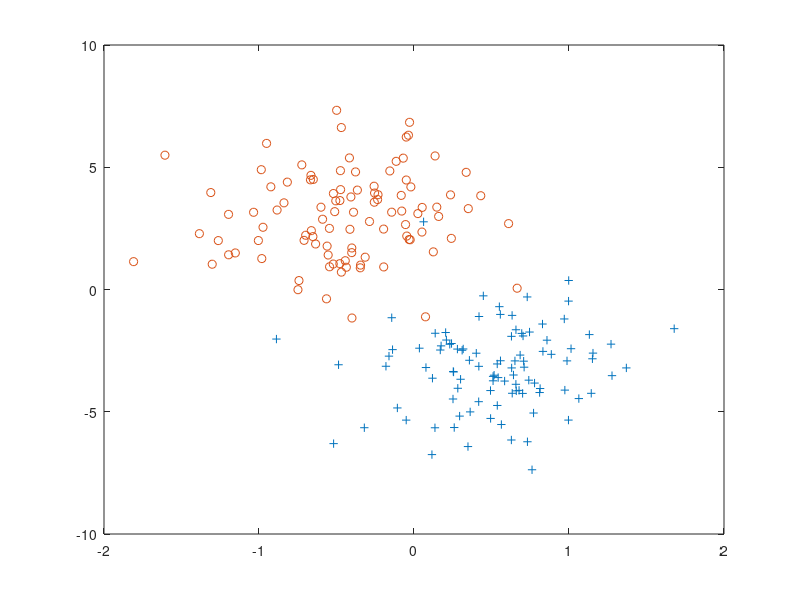

This figure's MATLAB source: (Note: this script raises an error after producing the figure.)
% Author: Rahul Choudhary

%------Generating artificial 2d two class dataset-------


n = 100;	%Number of samples in each class

% mu1 = [0.5 -3];
% sigma1 = [0.2 0; 0 3];

% obj1 = mvnrnd(mu1, sigma1, n);

% mu2 = [-0.5 3];
% sigma2 = [0.2 0; 0 3];

% obj2 = mvnrnd(mu2, sigma2, n);

% save('data_without_noise.mat', 'obj1', 'obj2');


load('data_without_noise.mat');
load('noise.mat');

whos('-file', 'data_without_noise.mat');
whos('-file', 'noise.mat');

plot(obj1(:, 1), obj1(:, 2), '+');
hold on;
plot(obj2(:, 1), obj2(:, 2), 'o');

X = [obj1; obj2; noise];
Y = [ones(n, 1); -ones(n, 1); Y_noise];

noise_size = size(Y_noise);
noise_level=noise_size(1)/n;
s=num2str(noise_level);

n = 100 + (noise_size(1)/2);


woptimal=[];
boptimal=[];

%--------Hinge loss SVM classifier---------

H = diag([0 1 1 zeros(1, 2*n)]);
gamma = 1;
f = [zeros(3, 1); gamma*ones(2*n, 1)];
Aeq = []
Beq = []
A = [-Y -X.*(Y*[1 1]) -eye(2*n)];
B = -ones(2*n, 1);
lb = [-inf*ones(3, 1); zeros(2*n, 1)];
ub = [inf*ones(3 + 2*n, 1)];

[W, fval] = quadprog(H, f, A, B, Aeq, Beq, lb, ub);
b = W(1, :);
w = W(2:3, :);

woptimal =[woptimal,w];
boptimal=[boptimal,b];

disp(b);
disp(w);

disp('-w(1)/w(2) for C-SVM:');
disp(-(w(1)/w(2)));

disp('-b/w(2) for C-SVM:');
disp(-(b/w(2)));

%--------Plotting the optimal Hinge loss hyperplane--------

x = -2:0.3:2;
y1 = -(b + w(1)*x)/w(2);
y2 = -(1 + b + w(1)*x)/w(2);
y3 = -(b + w(1)*x - 1)/w(2);

plot(x, y1);
plot(x, y2);
plot(x, y3);
hold on;

%-------Pinball loss SVM classifier--------

t = 1; %tau in pinball loss function
A_p = [-Y -X.*(Y*[1 1]) -eye(2*n); Y X.*(Y*[1 1]) -(1/t)*eye(2*n)];
B_p = [-ones(2*n, 1); ones(2*n, 1)];

[W_p, fval_p] = quadprog(H, f, A_p, B_p);
b_p = W_p(1, :);
w_p = W_p(2:3, :);

woptimal=[woptimal w_p];
boptimal=[boptimal b_p];

disp(b_p);
disp(w_p);

disp('-w(1)/w(2) for Pin-SVM:');
disp(-(w_p(1)/w_p(2)));

disp('-b/w(2) for Pin-SVM:');
disp(-(b_p/w_p(2)));

%--------Plotting the optimal Pinball loss hyperplane--------

y4 = -(b_p + w_p(1)*x)/w_p(2);
y5 = -(1 + b_p + w_p(1)*x)/w_p(2);
y6 = -(b_p + w_p(1)*x - 1)/w_p(2);

plot(x, y4, '.');
hold on;
plot(x, y5, '.');
hold on;
plot(x, y6, '.');
hold off;

le=["Parameter ", "        PIN_SVM .  ", "       Hinge_Loss_SVM.  ", "   Noise_level     "," Tau(t)   "];


pp=[10 20 30];
b_parameter=strings(0);
b_parameter(end+1)='b';
b_parameter(end+1)=num2str(boptimal(2));
b_parameter(end+1)=num2str(boptimal(1));
b_parameter(end+1)=s;
b_parameter(end+1)=num2str(t);

w_parameter=strings(0);
w_parameter(end+1)="w";
str=strcat("(",num2str(woptimal(2,1:1)));str=strcat(str," ");str=strcat(str,num2str(woptimal(2,2:2)));str=strcat(str,")");
w_parameter(end+1)=str;
str=strcat("(",num2str(woptimal(1,1:1)));str=strcat(str," ");str=strcat(str,num2str(woptimal(1,2:2)));str=strcat(str,")");
w_parameter(end+1)=str;
w_parameter(end+1)=s;
w_parameter(end+1)=num2str(t);

slope=strings(0);
slope(end+1)='-w(1)/(w(2))';
slope(end+1)=num2str(-(w_p(1)/w_p(2)));
slope(end+1)=num2str(-(w(1)/w(2)));
slope(end+1)=s;
slope(end+1)=num2str(t);


b_const=strings(0);
b_const(end+1)='-b/(w(2))';
b_const(end+1)=num2str(-(b_p/w_p(2)));
b_const(end+1)=num2str(-(b/w(2)));
b_const(end+1)=s;
b_const(end+1)=num2str(t);



% Useful code.
% fid = fopen('lol.csv', 'w') ;
% fprintf(fid, '%s;', le{1,1:end-1}) ;
% fprintf(fid, '%s\n', le{1,end}) ;
% fclose(fid) ;

fid = fopen('lol.csv', 'a') ;
fprintf(fid, '%s;', b_parameter{1,1:end-1}) ;
fprintf(fid, '%s\n', b_parameter{1,end}) ;
fclose(fid) ;

fid = fopen('lol.csv', 'a') ;
fprintf(fid, '%s;', w_parameter{1,1:end-1}) ;
fprintf(fid, '%s\n', w_parameter{1,end}) ;
fclose(fid) ;

fid = fopen('lol.csv', 'a') ;
fprintf(fid, '%s;', slope{1,1:end-1}) ;
fprintf(fid, '%s\n', slope{1,end}) ;
fclose(fid) ;

fid = fopen('lol.csv', 'a') ;
fprintf(fid, '%s;', b_const{1,1:end-1}) ;
fprintf(fid, '%s\n', b_const{1,end}) ;
fclose(fid) ;


%dlmwrite('lol.csv',str(1,:),'-append');

%
